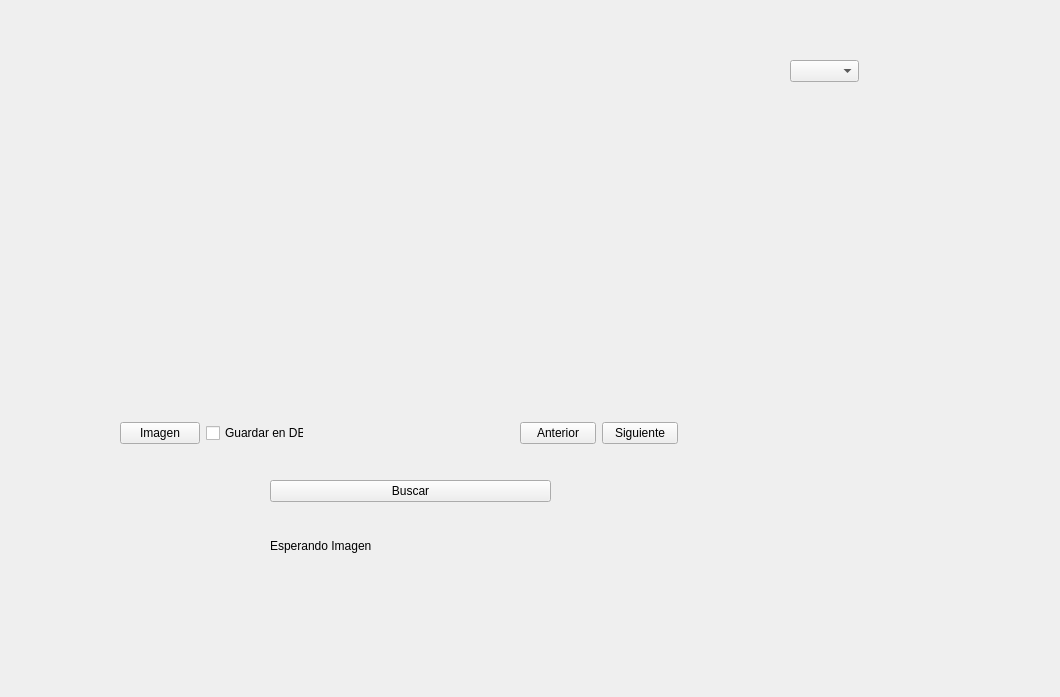
<?xml version="1.0" encoding="UTF-8"?>
<ui version="4.0">
 <class>Form</class>
 <widget class="QWidget" name="Form">
  <property name="geometry">
   <rect>
    <x>0</x>
    <y>0</y>
    <width>1060</width>
    <height>697</height>
   </rect>
  </property>
  <property name="windowTitle">
   <string>Form</string>
  </property>
  <widget class="QComboBox" name="comboBox">
   <property name="geometry">
    <rect>
     <x>790</x>
     <y>60</y>
     <width>69</width>
     <height>22</height>
    </rect>
   </property>
  </widget>
  <widget class="QWidget" name="widget" native="true">
   <property name="geometry">
    <rect>
     <x>40</x>
     <y>40</y>
     <width>361</width>
     <height>371</height>
    </rect>
   </property>
  </widget>
  <widget class="QWidget" name="widget_2" native="true">
   <property name="geometry">
    <rect>
     <x>410</x>
     <y>40</y>
     <width>371</width>
     <height>371</height>
    </rect>
   </property>
  </widget>
  <widget class="QWidget" name="layoutWidget">
   <property name="geometry">
    <rect>
     <x>120</x>
     <y>420</y>
     <width>184</width>
     <height>26</height>
    </rect>
   </property>
   <layout class="QHBoxLayout" name="horizontalLayout_3">
    <item>
     <widget class="QPushButton" name="pushButton">
      <property name="text">
       <string>Imagen</string>
      </property>
     </widget>
    </item>
    <item>
     <widget class="QCheckBox" name="checkBox">
      <property name="text">
       <string>Guardar en DB</string>
      </property>
     </widget>
    </item>
   </layout>
  </widget>
  <widget class="QWidget" name="layoutWidget">
   <property name="geometry">
    <rect>
     <x>520</x>
     <y>420</y>
     <width>158</width>
     <height>26</height>
    </rect>
   </property>
   <layout class="QHBoxLayout" name="horizontalLayout_2">
    <item>
     <widget class="QPushButton" name="pushButton_3">
      <property name="text">
       <string>Anterior</string>
      </property>
     </widget>
    </item>
    <item>
     <widget class="QPushButton" name="pushButton_4">
      <property name="text">
       <string>Siguiente</string>
      </property>
     </widget>
    </item>
   </layout>
  </widget>
  <widget class="QWidget" name="layoutWidget">
   <property name="geometry">
    <rect>
     <x>270</x>
     <y>480</y>
     <width>281</width>
     <height>103</height>
    </rect>
   </property>
   <layout class="QVBoxLayout" name="verticalLayout">
    <item>
     <widget class="QPushButton" name="pushButton_2">
      <property name="text">
       <string>Buscar</string>
      </property>
     </widget>
    </item>
    <item>
     <widget class="QLabel" name="label">
      <property name="text">
       <string>Esperando Imagen</string>
      </property>
     </widget>
    </item>
   </layout>
  </widget>
 </widget>
 <resources/>
 <connections/>
</ui>
